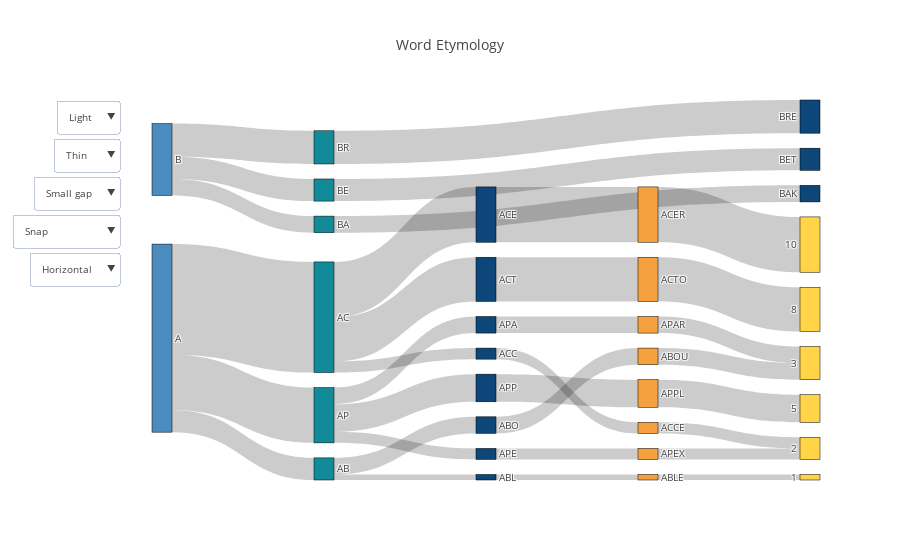

The code cell stored with this chart in its notebook:
### Code cell
fig,sourceTargetDf = advance_visual.sankey_plot(df,cat_cols=df.columns,value_cols='count',title='Word Etymology')

### Figure 1 — Plotly figure (JSON) as saved in the notebook; plotly's stock layout.template omitted (floating-point values rounded to 4 significant figures)
{"data": [{"domain": {"x": [0, 1], "y": [0, 1]}, "link": {"hoverlabel": {"bgcolor": "#C2C4C7"}, "source": [0, 0, 0, 7, 7, 10, 25, 14, 27, 4, 4, 4, 16, 20, 11, 24, 12, 21, 3, 3, 3, 8, 22, 13, 26, 9, 23, 1, 1, 1, 5, 6, 2], "target": [7, 4, 3, 10, 14, 25, 28, 27, 30, 16, 11, 12, 20, 29, 24, 35, 21, 34, 8, 13, 9, 22, 30, 26, 29, 23, 32, 5, 6, 2, 17, 15, 18], "value": [4, 20, 10, 1, 3, 1, 1, 3, 3, 2, 10, 8, 2, 2, 10, 10, 8, 8, 3, 2, 5, 3, 3, 2, 2, 5, 5, 3, 4, 6, 3, 4, 6]}, "node": {"color": ["#4B8BBE", "#4B8BBE", "#128A97", "#128A97", "#128A97", "#128A97", "#128A97", "#128A97", "#0D4678", "#0D4678", "#0D4678", "#0D4678", "#0D4678", "#0D4678", "#0D4678", "#0D4678", "#0D4678", "#0D4678", "#0D4678", "#F6A140", "#F6A140", "#F6A140", "#F6A140", "#F6A140", "#F6A140", "#F6A140", "#F6A140", "#F6A140", "#FFD447", "#FFD447", "#FFD447", "#FFD447", "#FFD447", "#FFD447", "#FFD447", "#FFD447"], "label": ["A", "B", "BR", "AP", "AC", "BA", "BE", "AB", "APA", "APP", "ABL", "ACE", "ACT", "APE", "ABO", "BET", "ACC", "BAK", "BRE", null, "ACCE", "ACTO", "APAR", "APPL", "ACER", "ABLE", "APEX", "ABOU", 1, 2, 3, 4, 5, 6, 8, 10], "line": {"color": "black", "width": 0.5}, "pad": 15, "thickness": 20}, "type": "sankey"}], "layout": {"font": {"size": 10}, "title": "Word Etymology", "updatemenus": [{"buttons": [{"args": ["paper_bgcolor", "white"], "label": "Light", "method": "relayout"}, {"args": ["paper_bgcolor", "gray"], "label": "Dark", "method": "relayout"}], "y": 1}, {"buttons": [{"args": ["nodethickness", 1], "label": "Thin", "method": "restyle"}, {"args": ["nodethickness", 15], "label": "Thick", "method": "restyle"}], "y": 0.9}, {"buttons": [{"args": ["nodepad", 10], "label": "Small gap", "method": "restyle"}, {"args": ["nodepad", 20], "label": "Large gap", "method": "restyle"}], "y": 0.8}, {"buttons": [{"args": ["arrangement", "snap"], "label": "Snap", "method": "restyle"}, {"args": ["arrangement", "perpendicular"], "label": "Perpendicular", "method": "restyle"}, {"args": ["arrangement", "freeform"], "label": "Freeform", "method": "restyle"}, {"args": ["arrangement", "fixed"], "label": "Fixed", "method": "restyle"}], "y": 0.7}, {"buttons": [{"args": ["orientation", "h"], "label": "Horizontal", "method": "restyle"}, {"args": ["orientation", "v"], "label": "Vertical", "method": "restyle"}], "y": 0.6}]}}
